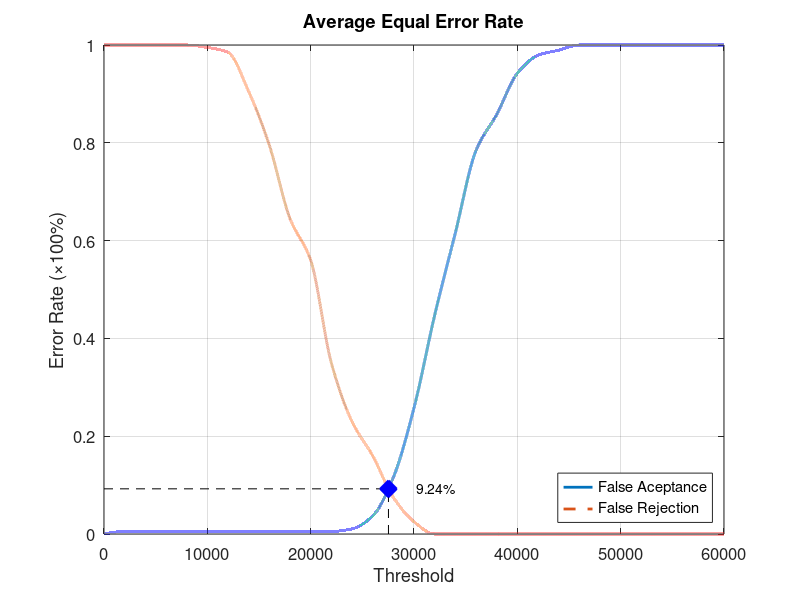
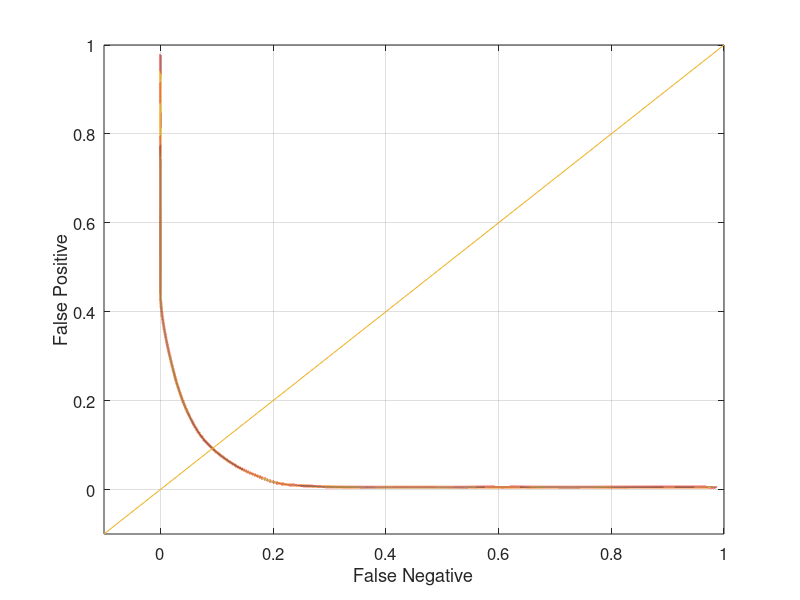

Write the MATLAB code that produced these figures, in order.
function yEER = Database3_3
close all;
clear;
clc;
x = 0:2000:60000;
xq = 0:0.5:60000;

y0 = [0 0.00526316 0.00526316 0.00526316 0.00526316 0.00526316 0.00526316 0.00526316 0.00526316 0.00526316 0.00526316 0.00526316 0.0105263 0.0368421 0.115789 0.257895 0.447368 0.615789 0.784211 0.857895 0.942105 0.978947 0.989474 1 1 1 1 1 1 1 1];
yy0 = interp1(x, y0, xq, 'pchip');
y1 = [1 1 1 1 1 0.995 0.985 0.905 0.795 0.645 0.56 0.35 0.23 0.16 0.075 0.025 0 0 0 0 0 0 0 0 0 0 0 0 0 0 0];
yy1 = interp1(x, y1, xq, 'pchip');

% Calculating EER: 
y2 = abs(y0 - y1);
find(y2 == min(y2))
yy2 = abs(yy0 - yy1);
xEER = find(yy2 == min(yy2));
xEERIndex = xq(xEER) % X-axis EER
yEER = yy0(xEER) % Y-axis EER

main = figure
plot(xq, yy0,'-','LineWidth', 2);	hold on
plot(xq, yy1,'--','LineWidth', 2);	hold on
plot([xEERIndex xEERIndex], [0 yEER], 'k--');	hold on
plot([0 xEERIndex], [yEER yEER], 'k--');	hold on
plot(xEERIndex, yEER, 'bx', 'LineWidth', 10);	hold on
text(xEERIndex + 10 * xEERIndex / 100, yEER, [num2str(round((10000 * yEER)) / 100) '%'])
legend('False Aceptance', 'False Rejection', 'Location', 'SouthEast')
xlabel('Threshold')
ylabel('Error Rate (\times100%)')
title('Average Equal Error Rate')
set(gca, 'FontSize', 12)
axis([0 60000 0 1])
grid on

print(main, 'Database3_3Main', '-dpng');
FNRxFPR = figure('Color', [1 1 1]);
plot(yy1, yy0, '-', yy1, yy0, 'LineWidth', 2);
hold on
y = -0.1:0.1:1
plot(y, y); 
set(gca, 'FontSize', 12)
xlabel('False Negative')
ylabel('False Positive')
axis([-0.1 1 -0.1 1])
set(gca, 'FontSize', 12)
grid on

print(FNRxFPR, 'Database3_3FNRxFPR','-dpng');
end
